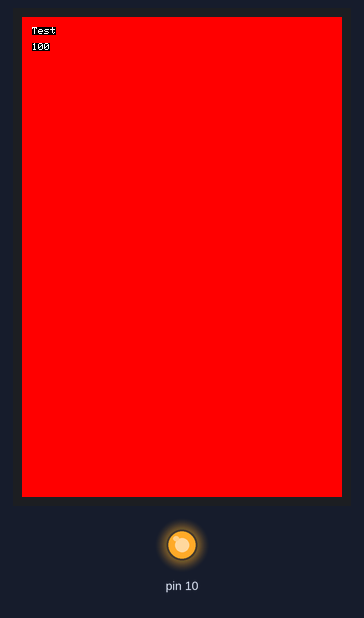
This sketch was run on a simulated Arduino Uno, built with avr-gcc and run on an emulated ATmega328P. Parts: 320×480 colour display, output pins drawn as LEDs (lit = HIGH).

Above: at 10.6 s.

The sketch:

lcd480.ino
```cpp
#include <SPI.h>                      // Communication with SPI devices
#include <MFRC522.h>                  // RFID library

#include "graphics.h"

lcd480	lcd ;

void setup()
{
  // init tft
	lcd.init() ;

  SPI.begin() ;
}

void loop()
{
		static int loop= 1 ;

		lcd.fillScreen( BLACK ) ;
		delay( 800 ) ;

		lcd.fillScreen( RED ) ;
		lcd.text( WHITE, BLACK, 1 ) ;

		lcd.setMargin( 10, 10 ) ;
		lcd.setCursor( 0, 0 ) ;
		lcd.println( "Test\n" ) ;
		lcd.println( loop ++ , BIN ) ;

		delay( 2000 ) ;
}
```

graphics.cpp
```cpp
#include "graphics.h"

void
graphics::text( graphics::Color fg, graphics::Color bg, uint8_t size )
{
		setTextColor( fg, bg ) ;
		setTextSize( size ) ;
}

///

lcd480::lcd480() : graphics( 320, 480), lcd( ILI9486, A3,A2,A1,A0,A4 )
{
}

lcd480:: ~ lcd480()
{ }

void	lcd480::init()
{
		lcd.Init_LCD() ;
}

void
lcd480::fillScreen( Color c )
{
    lcd.Fill_Screen( c ) ;
}

void
lcd480::drawPixel( int16_t x, int16_t y, Color c )
{
		lcd.Set_Draw_color( c ) ;
		lcd.Draw_Pixel( x, y ) ;
}

#define FONT_WIDTH  6
#define FONT_HEIGHT 8

size_t
lcd480::write( uint8_t c )
{
		if ( '\n' == c ) {
			cursor_x = 0 ;
			cursor_y += textsize_y * FONT_HEIGHT ;
			return ;
		}
		if ( '\r' == c ) { return ; }

		lcd.Draw_Char( cursor_x + margin_x, cursor_y + margin_y, c, textcolor, textbgcolor, textsize_x, false ) ;
		cursor_x += textsize_x * FONT_WIDTH ;
}
```

graphics.h
```cpp
// graphics libraries for lcd240 and lcd480

#include <Adafruit_GFX.h>

#define BLACK   0x0000
#define BLUE    0x001F
#define RED     0xF800
#define GREEN   0x07E0
#define CYAN    0x07FF
#define MAGENTA 0xF81F
#define YELLOW  0xFFE0
#define WHITE   0xFFFF


#include <Adafruit_TFTLCD.h> // Hardware-specific library

class graphics : public Adafruit_GFX
{
		public:
			using Adafruit_GFX::Adafruit_GFX ;

			typedef uint16_t	Color ;

			void	setMargin( int16_t x, int16_t y ) { margin_x= x, margin_y = y ; }
			void	text( Color fg, Color bg = BLACK, uint8_t size = 1 ) ;

		protected:
			int		margin_x = 0, margin_y = 0 ;

} ;

class lcd240 : public graphics
{
} ;


#include <LCDWIKI_GUI.h> //Core graphics library
#include <LCDWIKI_KBV.h> //Hardware-specific library

class lcd480 : public graphics
{
		public:
			lcd480( ) ;
		  ~ lcd480( ) ;

			void	init() ;

			void  fillScreen( Color ) override ;

			void	drawPixel( int16_t x, int16_t y, Color color ) override ;

		protected:
			LCDWIKI_KBV  lcd ;

			size_t 	write(uint8_t) override ;
} ;
```

Measured:
- what the display in image 0 shows lasts 2.0 s, from 10.6 s to 12.6 s
